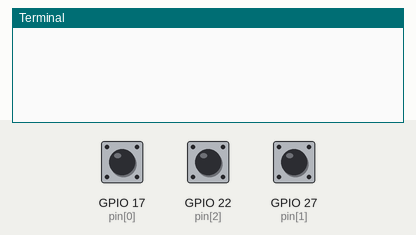
This program was run on a simulated Raspberry Pi (BCM pin numbers). Shown: the last lines printed to the terminal. The test bench sets the inputs (shaded band); at power-on: GPIO 17 (pin[0]) HIGH, GPIO 22 (pin[2]) HIGH, GPIO 27 (pin[1]) HIGH.

Above: at 1.2 s.
1.3 s: GPIO 17 (pin[0]) pulled LOW for 0.25 s
At 2.3 s:
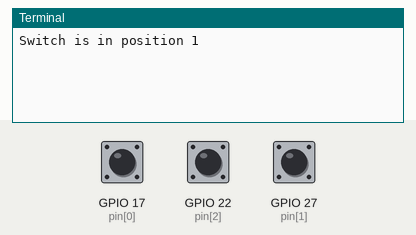
3.0 s: GPIO 22 (pin[2]) pulled LOW for 0.25 s
At 3.7 s:
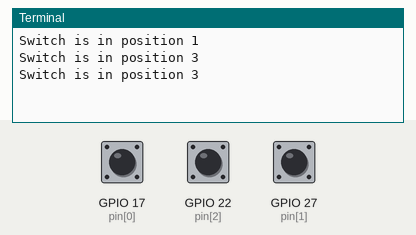
4.7 s: GPIO 27 (pin[1]) pulled LOW for 0.25 s
At 6.1 s:
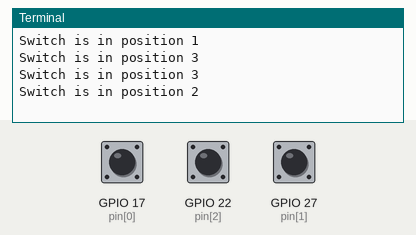
Timing chart, 0 to 7.7 s (numbered marks = the images above; inputs shaded):
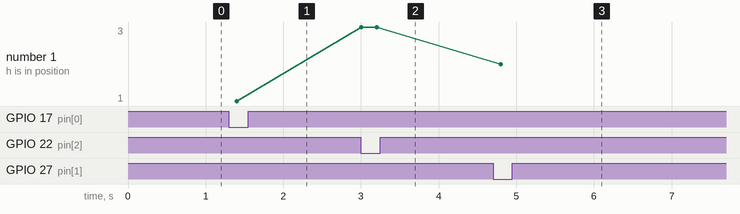

The program:

switch_pin_test.py
```python
# Rotary switch test script
#
# This script is intended to be run on a Raspberry Pi connected to a USB gadget serial device.
# The script reads the rotary switch position and prints it to the console.
#
# The script is written in Python 3 and uses the RPi.GPIO library for GPIO pin control.

import RPi.GPIO as GPIO
import time

# === GPIO PIN CONFIGURATION ===
# Define GPIO pins connected to the rotary switch positions
# The dictionary maps switch positions (1, 2, 3) to their corresponding GPIO pins
pins = {
    1: 17,   # GPIO17
    2: 27,   # GPIO27
    3: 22,   # GPIO22
}

# Set up pins as input with internal pull-up resistors
GPIO.setmode(GPIO.BCM)

# Set up pins as input with internal pull-up resistors
for pin in pins.values():
    GPIO.setup(pin, GPIO.IN, pull_up_down=GPIO.PUD_UP)

# Main loop to read switch position and print to console
try:
    while True:
        for pos, pin in pins.items():
            if GPIO.input(pin) == GPIO.LOW:
                print(f"Switch is in position {pos}")
        time.sleep(0.2)

# Clean up GPIO pins when the script is stopped
finally:
    GPIO.cleanup()
```

Measured:
- after the input at 1.3 s, the terminal: prints a new line after 0.10 s (image 1)
- after the input at 3.0 s, the terminal: prints a new line at once (image 2)
- after the input at 4.7 s, the terminal: prints a new line after 0.10 s (image 3)
- plotted number 1: 1 → 3 after the input at 3.0 s, 3 → 2 after the input at 4.7 s
